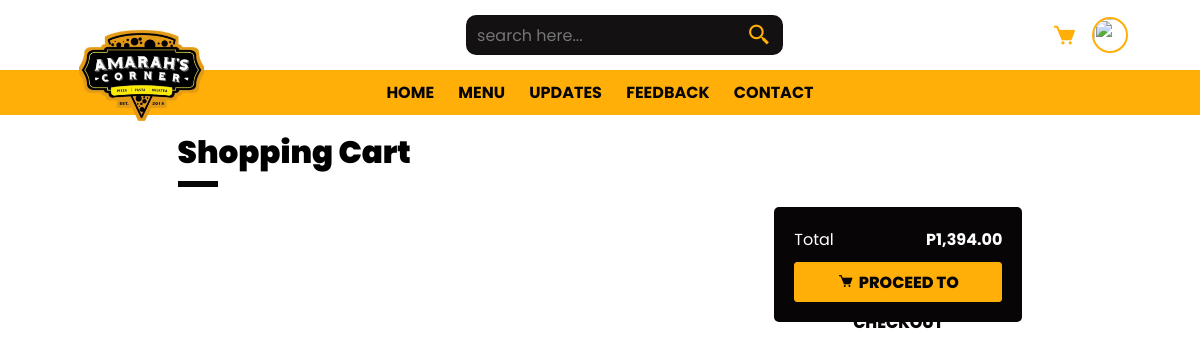
The page /cart.php (signed in) on the database as committed earlier.
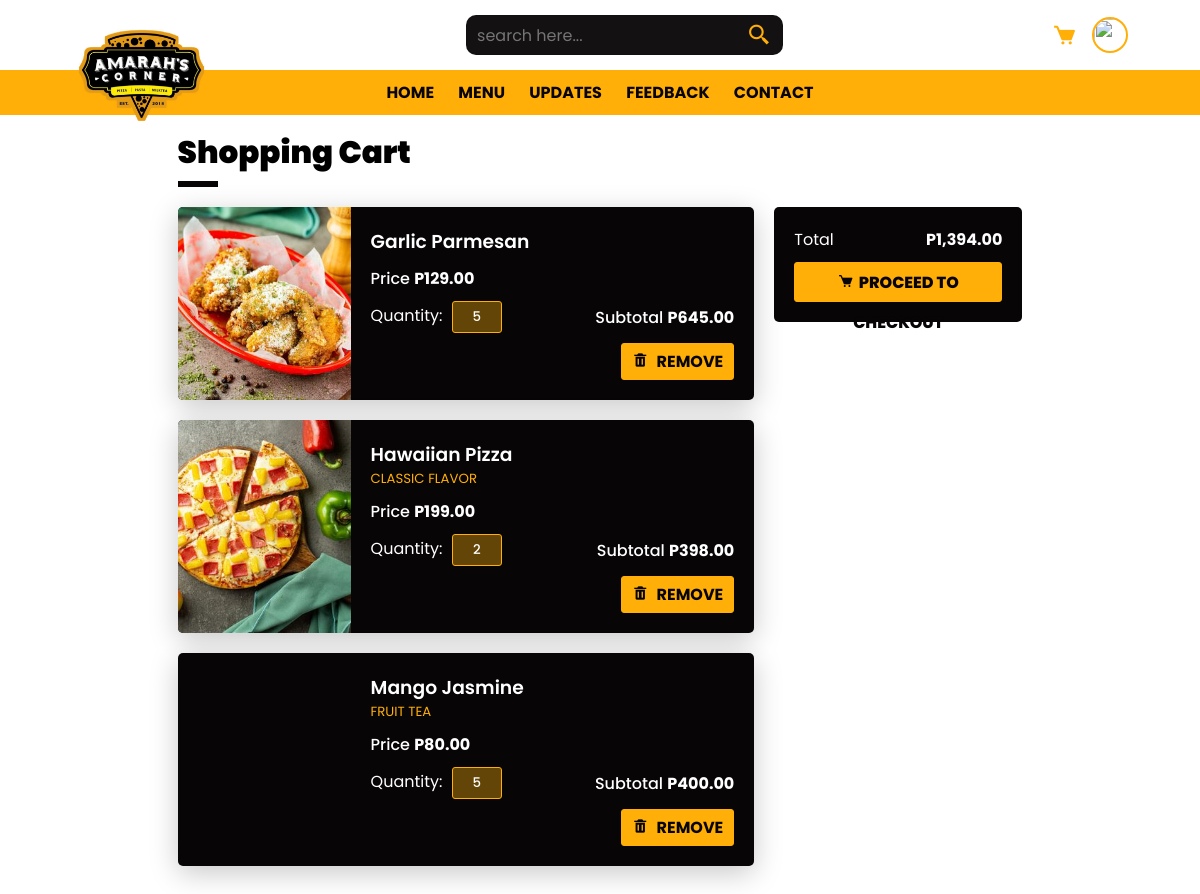
The same page on the database as committed later.
### tables this page shows
CREATE TABLE `cart` (
  `user_id` int(11) NOT NULL,
  `cart_id` int(11) NOT NULL,
  `category_id` int(11) DEFAULT NULL,
  `subcategory_id` int(11) DEFAULT NULL,
  `product_id` int(11) DEFAULT NULL,
  `product_qty` int(11) DEFAULT NULL,
  `product_total` decimal(10,2) DEFAULT NULL
);

CREATE TABLE `product` (
  `category_id` int(11) DEFAULT NULL,
  `subcategory_id` int(11) DEFAULT NULL,
  `product_id` int(11) NOT NULL,
  `product_title` varchar(255) DEFAULT NULL,
  `product_slug` varchar(255) DEFAULT NULL,
  `product_img1` varchar(255) DEFAULT NULL,
  `product_img2` varchar(255) DEFAULT NULL,
  `product_img3` varchar(255) DEFAULT NULL,
  `product_keyword` varchar(255) DEFAULT NULL,
  `product_price` decimal(10,2) DEFAULT NULL,
  `product_sale` varchar(255) DEFAULT NULL,
  `product_status` varchar(255) DEFAULT NULL
);

CREATE TABLE `subcategory` (
  `category_id` int(11) NOT NULL,
  `subcategory_id` int(11) NOT NULL,
  `subcategory_title` varchar(255) DEFAULT NULL
);

### cart.php (the view, shortened to what this page needs)
<?php
require_once './includes/database_conn.php';
$userEmail = $_SESSION['userEmail'];
$getUserId = mysqli_query($conn, "SELECT * FROM customers WHERE email = '$userEmail'");
while($row = mysqli_fetch_array($getUserId)) {
    $userId = $row['user_id'];
}
?>
<!DOCTYPE html>
<html lang="en">
<head>
    <link rel="stylesheet" href="https://unpkg.com/swiper@8/swiper-bundle.min.css" />
    <link href='https://unpkg.com/boxicons@2.1.2/css/boxicons.min.css' rel='stylesheet'>
    <link rel="stylesheet" href="https://cdnjs.cloudflare.com/ajax/libs/font-awesome/6.1.1/css/all.min.css">
    <link rel="stylesheet" href="./assets/css/style.css">
    <link rel="stylesheet" type="text/css" href="https://cdn.datatables.net/1.12.0/css/jquery.dataTables.min.css" />
</head>
</head>
<body>
    <?php include './includes/navbar.php'; ?>
    <section class="cart">
        <div class="wrapper">
            <h1>Shopping Cart</h1>
            <hr>
            <div class="project">
                <div class="shop">
                    <?php
                    $getUserCart = mysqli_query($conn, "SELECT product.product_title, product.product_img1, subcategory.subcategory_title, product.product_price, cart.product_qty, cart.product_total
                    FROM cart
                    LEFT JOIN product
                    ON cart.product_id = product.product_id
                    LEFT JOIN subcategory
                    ON cart.subcategory_id = subcategory.subcategory_id WHERE cart.user_id = $userId");
                    foreach($getUserCart as $row) {
                    ?>
                    <div class="box">
                        <div class="img" style="background:
                            url(./assets/images/<?php echo $row['product_img1']; ?>) no-repeat; background-size: cover;
                            background-position: center;">
                        </div>
                        <div class="content">
                            <h3><?php echo $row['product_title']; ?></h3>
                            <h5><?php echo $row['subcategory_title']; ?></h5>
                            <h4>Price <strong>P<?php echo $row['product_price']; ?></strong></h4>
                            <div class="qty-remove">
                                <p class="unit">Quantity: <input value="<?php echo $row['product_qty']; ?>"></p>
                                <h4 class="subTotal">Subtotal <strong>P<?php echo $row['product_total']; ?></strong></h4>
                            </div>
                            <p class="btn-area">
                                    <i class='bx bxs-trash'></i>
                                    <span class="btn-2">Remove</span>
                                </p>
                        </div>
                    </div>
                    <?php
                    }
                    ?>
                </div>
                <div class="right-bar">
                    <p><span>Total</span> <span><strong>P1,394.00</strong></span></p>
                    <a href="#"><i class='bx bxs-cart'></i>Proceed to Checkout</a>
                </div>
            </div>
        </div>
    </section>
</body>
</html>

### includes/navbar.php (shortened to what this page needs)
<header class="header">
    <div class="header-1">
        <a href="#" class="logo"><img src="./assets/images/official_logo.png" alt=""></a>
        <form action="#" class="search-form">
            <input type="text" name="search-input" id="search-input" placeholder="search here...">
            <label for="search-input" class="bx bx-search-alt-2"></label>
        </form>
        <div class="left">
            <a href="cart" class="nav-link">
                <i class="bx bxs-cart"></i>
            </a>
            <div class="profile">
                <img src="./assets/images/B612_20220322_202642_720-min.jpg" alt="">
            </div>
        </div>
    </div>
</header>
<nav class="custom-nav">
    <a href="http://localhost/theserve-amarah-s-corner-las-pinas">home</a>
    <a href="http://localhost/theserve-amarah-s-corner-las-pinas/#menu">menu</a>
    <a href="http://localhost/theserve-amarah-s-corner-las-pinas/#updates">updates</a>
    <a href="http://localhost/theserve-amarah-s-corner-las-pinas/#feedbacks">feedback</a>
    <a href="#">contact</a>
</nav>

### cart.php (style rules this page uses)
body { background: url(./assets/images/background.png) no-repeat; background-size: cover; background-position: center; background-attachment: fixed; height: 100%; }

Rows that differ between the two databases and show on the page:
added cart: product.product_img1 (picture), product.product_title "Garlic Parmesan", product.product_price "129.00", product_qty "5", product_total "645.00"
added cart: product.product_img1 (picture), product.product_title "Hawaiian Pizza", subcategory.subcategory_title "CLASSIC FLAVOR", product.product_price "199.00", product_qty "2", product_total "398.00"
added cart: product.product_title "Mango Jasmine", subcategory.subcategory_title "FRUIT TEA", product.product_price "80.00", product_qty "5", product_total "400.00"
